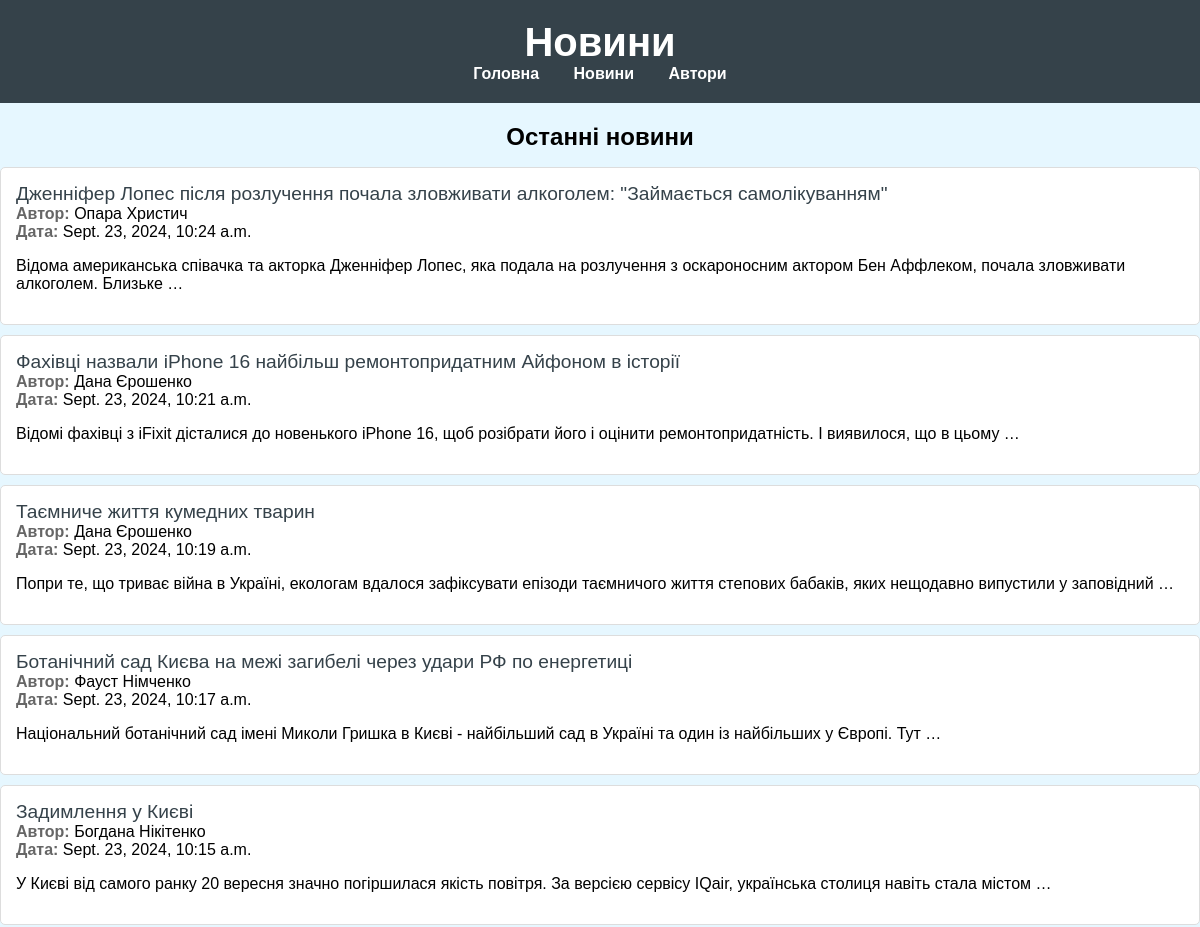
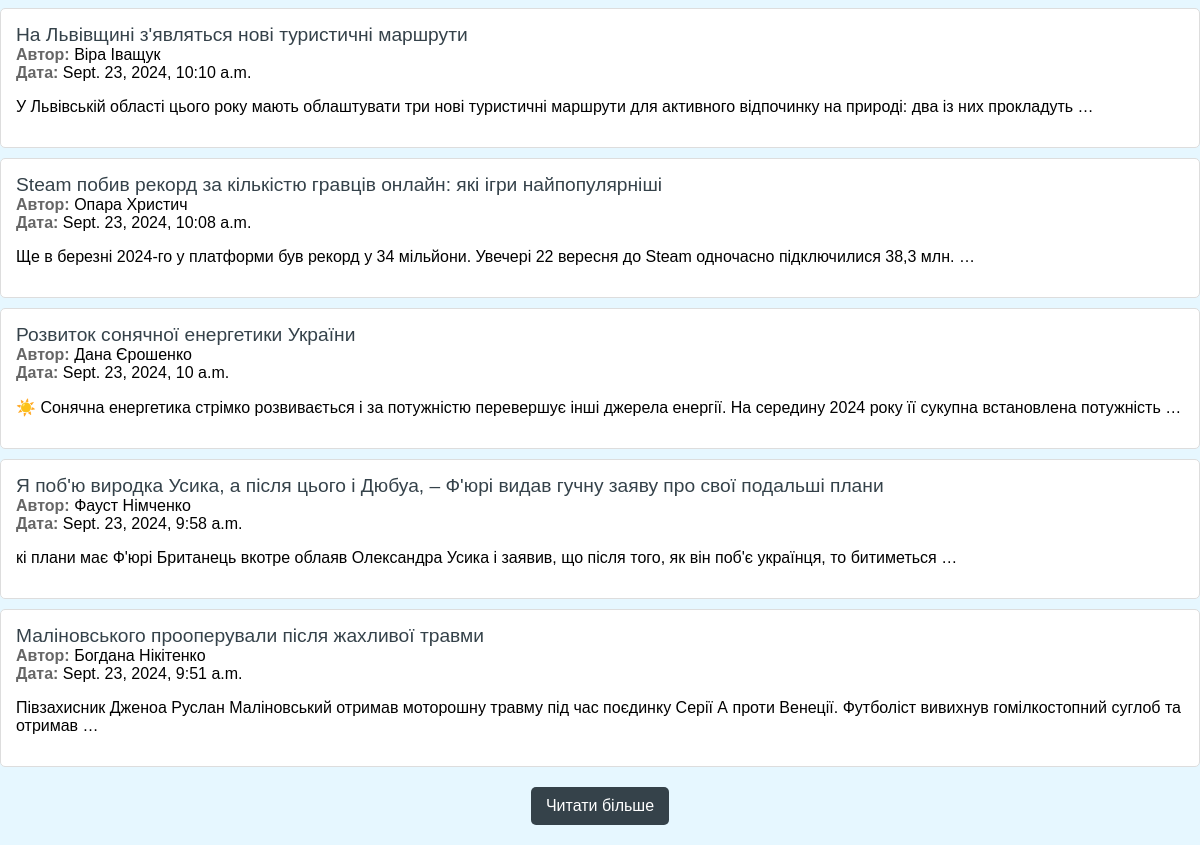
The page / on the database its author committed (2 pictures, top to bottom).
### news/models.py (models this page shows, shortened)
class News(models.Model):
    title = models.CharField(max_length=200)
    author = models.ForeignKey(Author, on_delete=models.CASCADE)
    published_date = models.DateTimeField(auto_now_add=True)
    content = models.TextField()

class Author(models.Model):
    first_name = models.CharField(max_length=100)
    last_name = models.CharField(max_length=100)
    bio = models.TextField()
    def __str__(self):
        return f"{self.first_name} {self.last_name}"

### news/views.py (the view)
# urls.py: path('', views.home, name='home'),
def home(request):
    latest_news = News.objects.order_by('-published_date')[:10]
    return render(request, 'news/home.html', {'latest_news': latest_news})

### news/templates/news/home.html (shortened to what this page needs)
{% load static %}
<!DOCTYPE html>
<html lang="uk">
<head>
    <link rel="stylesheet" href="{% static 'news/css/style.css' %}">
</head>
<body>
    <header>
        <h1>Новини</h1>
        <nav>
            <a href="/">Головна</a>
            <a href="/news/">Новини</a>
            <a href="/authors/">Автори</a>
        </nav>
    </header>
    <h2>Останні новини</h2>
    <ul>
        {% for news in latest_news %}
            <li>
                <a href="{% url 'news_detail' news.id %}">{{ news.title }}</a><br>
                <strong>Автор:</strong> {{ news.author }}<br>
                <strong>Дата:</strong> {{ news.published_date }}<br>
                <p>{{ news.content|truncatewords:20 }}</p>
            </li>
        {% endfor %}
    </ul>
    <div class="button-container">
        <a class="button" href="/news/">Читати більше</a>
    </div>
</body>
</html>

### news/static/news/css/style.css (style rules this page uses)
body { font-family: Arial, sans-serif; background-color: #e6f7ff; margin: 0; padding: 0; }
header { background: #35424a; color: #ffffff; padding: 20px 0; text-align: center; }
nav a { color: #ffffff; margin: 0 15px; text-decoration: none; font-weight: bold; }
h1, h2 { margin: 0; }
h1 { font-size: 2.5em; }
h2 { margin-top: 20px; text-align: center; }
ul { list-style-type: none; padding: 0; }
li { background: #ffffff; border: 1px solid #dddddd; border-radius: 5px; margin: 10px 0; padding: 15px; }
li a { color: #35424a; text-decoration: none; font-size: 1.2em; }
strong { color: #666666; }
.button-container { text-align: center; margin: 20px 0; }
a.button { display: inline-block; background: #35424a; color: #ffffff; padding: 10px 15px; text-decoration: none; border-radius: 5px; }

### rows shown on the page
News: title "Дженніфер Лопес після розлучення почала зловживати алкоголем: \"Займається самолікуванням\"", author "Опара Христич", published_date "Sept. 23, 2024, 10:24 a.m.", content "Відома американська співачка та акторка Дженніфер Лопес, яка подала на розлучення з оскароносним актором Бен Аффлеком, почала зловживати алкоголем. Близьке …"
News: title "Фахівці назвали iPhone 16 найбільш ремонтопридатним Айфоном в історії", author "Дана Єрошенко", published_date "Sept. 23, 2024, 10:21 a.m.", content "Відомі фахівці з iFixit дісталися до новенького iPhone 16, щоб розібрати його і оцінити ремонтопридатність. І виявилося, що в цьому …"
News: title "Таємниче життя кумедних тварин", author "Дана Єрошенко", published_date "Sept. 23, 2024, 10:19 a.m.", content "Попри те, що триває війна в Україні, екологам вдалося зафіксувати епізоди таємничого життя степових бабаків, яких нещодавно випустили у заповідний …"
News: title "Ботанічний сад Києва на межі загибелі через удари РФ по енергетиці", author "Фауст Німченко", published_date "Sept. 23, 2024, 10:17 a.m.", content "Національний ботанічний сад імені Миколи Гришка в Києві - найбільший сад в Україні та один із найбільших у Європі. Тут …"
News: title "Задимлення у Києві", author "Богдана Нікітенко", published_date "Sept. 23, 2024, 10:15 a.m.", content "У Києві від самого ранку 20 вересня значно погіршилася якість повітря. За версією сервісу IQair, українська столиця навіть стала містом …"
News: title "На Львівщині з'являться нові туристичні маршрути", author "Віра Іващук", published_date "Sept. 23, 2024, 10:10 a.m.", content "У Львівській області цього року мають облаштувати три нові туристичні маршрути для активного відпочинку на природі: два із них прокладуть …"
News: title "Steam побив рекорд за кількістю гравців онлайн: які ігри найпопулярніші", author "Опара Христич", published_date "Sept. 23, 2024, 10:08 a.m.", content "Ще в березні 2024-го у платформи був рекорд у 34 мільйони. Увечері 22 вересня до Steam одночасно підключилися 38,3 млн. …"
News: title "Розвиток сонячної енергетики України", author "Дана Єрошенко", published_date "Sept. 23, 2024, 10 a.m.", content "☀️ Сонячна енергетика стрімко розвивається і за потужністю перевершує інші джерела енергії. На середину 2024 року її сукупна встановлена потужність …"
News: title "Я поб'ю виродка Усика, а після цього і Дюбуа, – Ф'юрі видав гучну заяву про свої подальші плани", author "Фауст Німченко", published_date "Sept. 23, 2024, 9:58 a.m.", content "кі плани має Ф'юрі Британець вкотре облаяв Олександра Усика і заявив, що після того, як він поб'є українця, то битиметься …"
News: title "Маліновського прооперували після жахливої травми", author "Богдана Нікітенко", published_date "Sept. 23, 2024, 9:51 a.m.", content "Півзахисник Дженоа Руслан Маліновський отримав моторошну травму під час поєдинку Серії А проти Венеції. Футболіст вивихнув гомілкостопний суглоб та отримав …"
